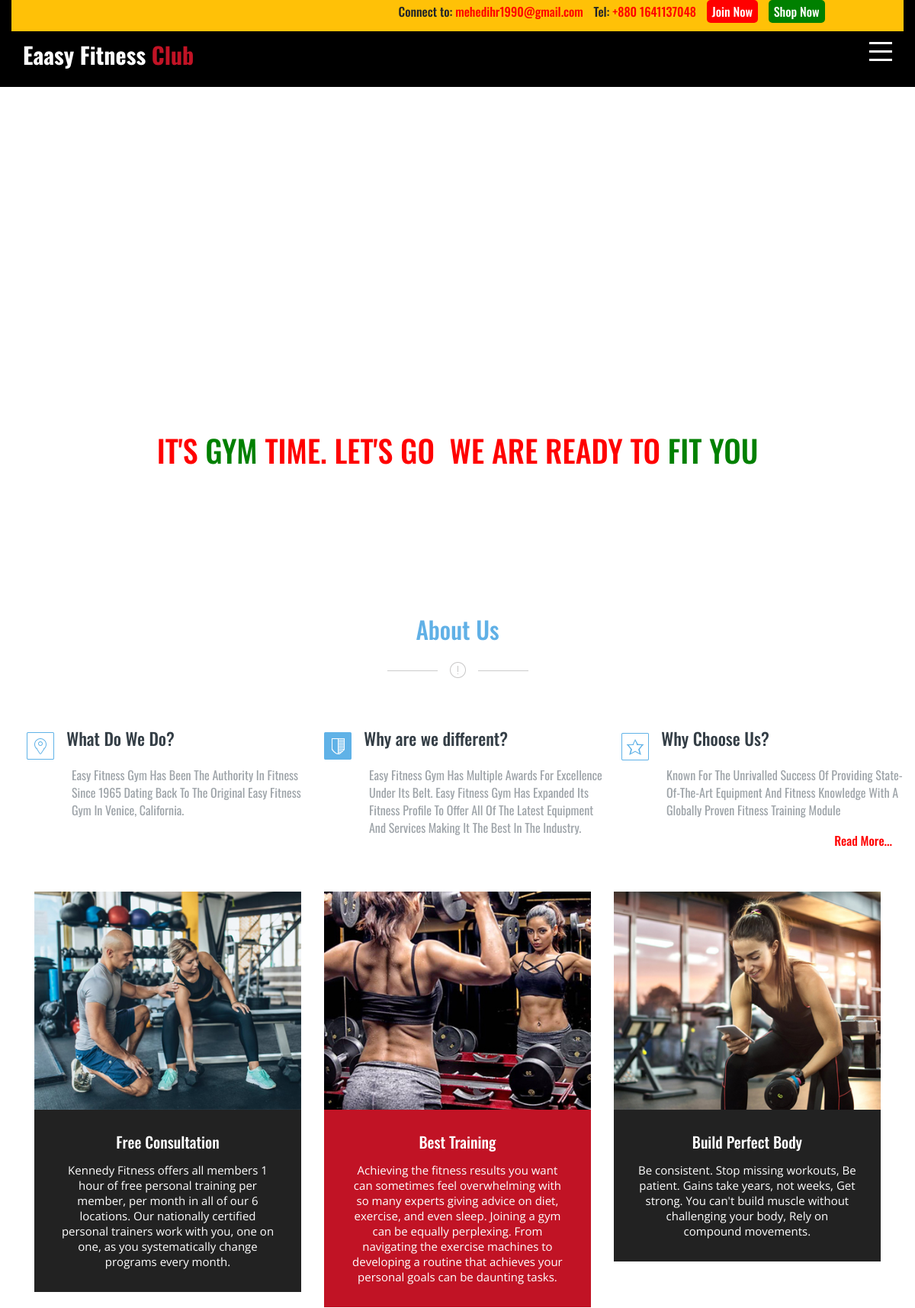
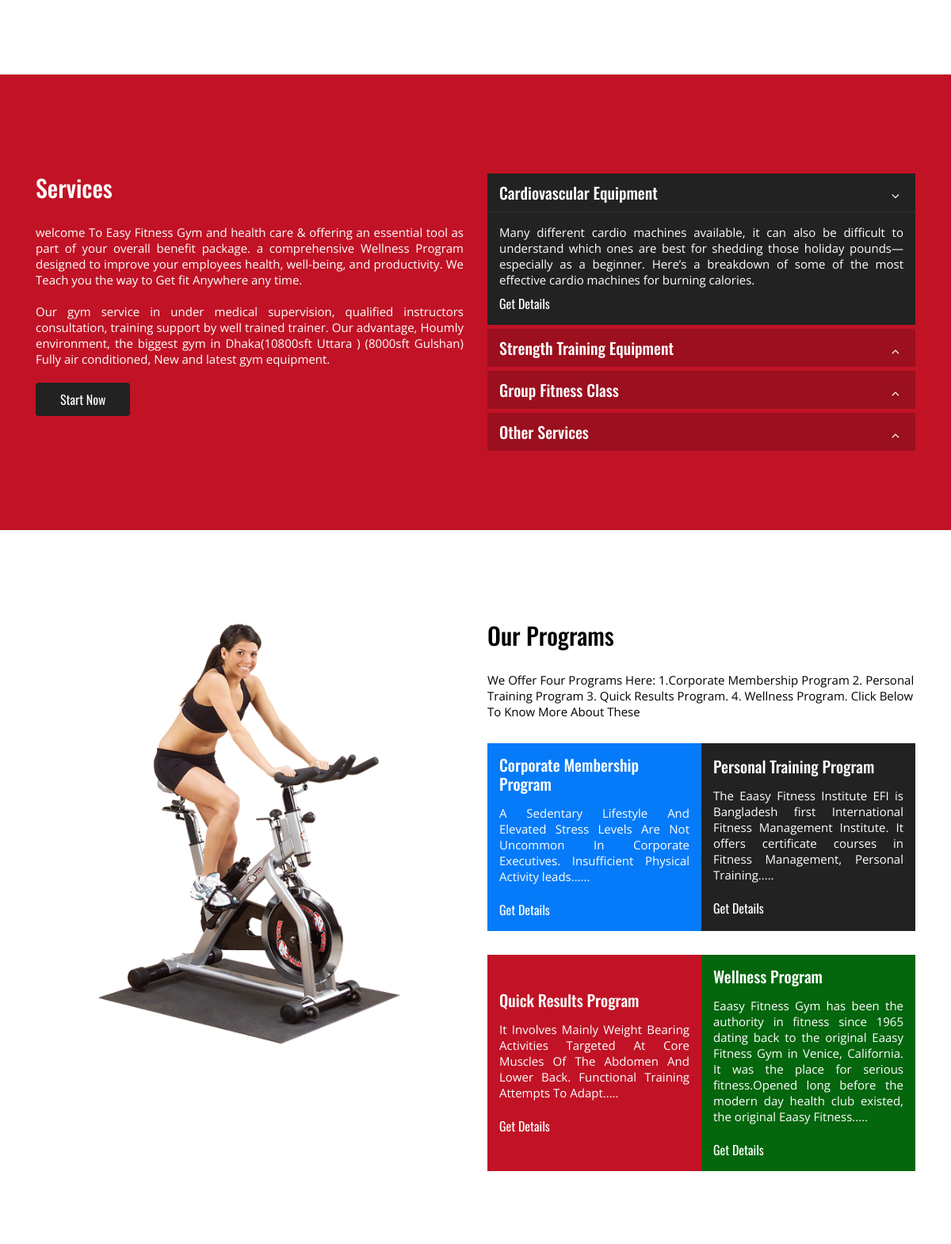
The page / (upper part) on the database its author committed (2 pictures, top to bottom).
### tables this page shows
CREATE TABLE `service` (
  `service_id` int(11) NOT NULL,
  `service_name` varchar(255) NOT NULL,
  `short_description` text NOT NULL,
  `equipment` varchar(255) NOT NULL,
  `image` varchar(200) NOT NULL
);

CREATE TABLE `program` (
  `program_id` int(11) NOT NULL,
  `program_name` varchar(200) NOT NULL,
  `short_description` text NOT NULL,
  `long_description` longtext NOT NULL,
  `image` varchar(150) NOT NULL
);

### index.php (the view, shortened to what this page needs)
<!DOCTYPE html>
<html>
<head>
  <link href="css/owl.carousel.css" rel='stylesheet' type='text/css'/>
  <link rel="stylesheet" href="css/bootstrap.min.css">
  <link rel="stylesheet" type="text/css" href="css/style.css">
<link href="css/animate.css" rel="stylesheet" type="text/css" media="all">
</head>
<body>
 <header class="fixed-top">
<section class="topnav bg-warning  mb-2">
  <div class="container-fluid">
    <div class="row">
      <div class="col-md-5">
      </div>
      <div class="col-md-7">
        <h6> Connect to: <a href="https://mail.google.com/mail/u/1/#inbox?compose=new"target="_blank">mehedihr1990@gmail.com</a></h6>
        <h6>Tel: <a href="tel:01641137048">+880 1641137048</a></h6>
        <h6> <a href="register.php" class="join">Join Now</a></h6>
        <h6> <a href="shop.php" class="shop">Shop Now</a></h6>
      </div>
    </div>
  </div>
</section>
   <div class="container">
    <div class="logo">
      <a href="">Eaasy Fitness <span>Club</span></a>
    </div>
    <a href="javascript:void(0)" class="ham-burger">
     <span></span>
     <span></span>
     <span></span>
   </a>
</div>
</header>
<section class="slider mt-5"id="home">
  <div id="carouselExampleCaptions" class="carousel slide" data-ride="carousel">
  <ol class="carousel-indicators">
    <li data-target="#carouselExampleCaptions" data-slide-to="0" class="active"></li>
    <li data-target="#carouselExampleCaptions" data-slide-to="1"></li>
    <li data-target="#carouselExampleCaptions" data-slide-to="2"></li>
    <li data-target="#carouselExampleCaptions" data-slide-to="3"></li>
    <li data-target="#carouselExampleCaptions" data-slide-to="4"></li>
    <li data-target="#carouselExampleCaptions" data-slide-to="5"></li>
  </ol>
  <div class="carousel-inner">
    <div class="carousel-item active">
      <img src="galary/20200811_003459.jpg" class="d-block w-100" alt="...">
      <div class="carousel-caption d-none d-md-block">
        <h1 class="wow slideInLeft" data-wow-delay="1s">It's <span>gym</span> time. Let's go</h1>
        <h1 class="wow slideInRight" data-wow-delay="2s">We are ready to <span>fit you</span></h1>
      </div>
    </div>
  </div>
  <a class="carousel-control-prev" href="#carouselExampleCaptions" role="button" data-slide="prev">
    <span class="carousel-control-prev-icon" aria-hidden="true"></span>
  </a>
  <a class="carousel-control-next" href="#carouselExampleCaptions" role="button" data-slide="next">
    <span class="carousel-control-next-icon" aria-hidden="true"></span>
  </a>
</div>
</section>
<section class="aboutus section" id="about">
    <div class="about-head text-center">
    <h3>About Us</h3>
    <span></span><img src="images/about-img.png" alt=""><span></span>
    </div>
     <div class="container">
      <div class="row">
     <div class="col-md-4 about-grids">
       <h4><span class="icon1"></span>What Do We Do?</h4>
       <p>Easy Fitness Gym Has Been The Authority In Fitness Since 1965 Dating Back To The Original Easy Fitness Gym In Venice, California.</p>
     </div>
     <div class="col-md-4 about-grids grid2">
       <h4><span class="icon2"></span>Why are we different?</h4>
       <p>Easy Fitness Gym Has Multiple Awards For Excellence Under Its Belt. Easy Fitness Gym Has Expanded Its Fitness Profile To Offer All Of The Latest Equipment And Services Making It The Best In The Industry.</p>
     </div>
     <div class="col-md-4 about-grids">
       <h4><span class="icon3"></span>Why Choose Us?</h4>
       <p>Known For The Unrivalled Success Of Providing State-Of-The-Art Equipment And Fitness Knowledge With A Globally Proven Fitness Training Module</p>
             <div align="right"><a href="aboutus.php" class="more">Read More...</a></div>
     </div>
</div>
   </div>
</section>
<section class="about">
 <div class="container">
  <div class="content">
    <div class="box wow bounceInUp">
      <div class="inner">
        <div class="img">
         <img src="images/about1.jpg" alt="about" />
       </div>
       <div class="text">
         <h4>Free Consultation</h4>
         <p>Kennedy Fitness offers all members 1 hour of free personal training per member, per month in all of our 6 locations. Our nationally certified personal trainers work with you, one on one, as you systematically change programs every month.</p>
       </div>
     </div>
   </div>
   <div class="box wow bounceInUp" data-wow-delay="0.2s">
    <div class="inner">
      <div class="img">
       <img src="images/about2.jpg" alt="about" />
     </div>
     <div class="text">
       <h4>Best Training</h4>
       <p>Achieving the fitness results you want can sometimes feel overwhelming with so many experts giving advice on diet, exercise, and even sleep. Joining a gym can be equally perplexing. From navigating the exercise machines to developing a routine that achieves your personal goals can be daunting tasks.</p>
     </div>
   </div>
 </div>
 <div class="box wow bounceInUp" data-wow-delay="0.4s">
  <div class="inner">
    <div class="img">
     <img src="images/about3.jpg" alt="about" />
   </div>
   <div class="text">
     <h4>Build Perfect Body</h4>
     <p>Be consistent. Stop missing workouts, Be patient. Gains take years, not weeks, Get strong. You can't build muscle without challenging your body, Rely on compound movements.</p>
   </div>
 </div>
</div>
</div>
</div>
</section>
<section class="service" id="service">
  <div class="container">
    <div class="content">
     <div class="text box wow slideInLeft">
      <h2>Services</h2>
      <p>welcome To Easy Fitness Gym and health care & offering an essential tool as part of your overall benefit package. a comprehensive Wellness Program designed to improve your employees health, well-being, and productivity. We Teach you the way to Get fit Anywhere any time.</p>
      <p> Our gym service in under medical supervision, qualified instructors consultation, training support by well trained trainer. Our advantage, Houmly environment, the biggest gym in Dhaka(10800sft Uttara ) (8000sft Gulshan) Fully air conditioned, New and latest gym equipment.</p>
      <a href="register.php" class="btn">Start Now</a>
    </div>
    <?php
include ('dbConnect.php');
  $sql="select * from service where service_name = 'Cardiovascular Equipment' limit 1";
    $result=mysqli_query($conn,$sql);
    while($data=mysqli_fetch_assoc($result)){
      ?>
    <div class="accordian box wow slideInRight">
      <div class="accordian-container active">
       <div class="head">
        <h4><?php echo $data['service_name'];?></h4>
        <span class="fa fa-angle-down"></span>
      </div>
      <div class="body">
        <p style="text-align: justify;"><?php echo $data['short_description'];?></p>
       <div class="get mt-2">
        <a href="equip-details.php?service_name=<?php echo $data['service_name'];?>">Get Details</a>
      </div>
      </div>
    </div>
  <?php }
 $sql ="select * from service where service_name = 'Strength Training Equipment' limit 1";
    $result=mysqli_query($conn,$sql);
    while($data=mysqli_fetch_assoc($result)){
  ?>
    <div class="accordian-container">
     <div class="head">
      <h4><?php echo $data['service_name'];?></h4>
      <span class="fa fa-angle-up"></span>
    </div>
  </div>
   <?php }
 $sql="select * from service where service_name = 'Group Fitness Class' limit 1";
    $result=mysqli_query($conn,$sql);
    while($data=mysqli_fetch_assoc($result)){
   ?>
  <div class="accordian-container">
   <div class="head">
    <h4><?php echo $data['service_name'];?></h4>
    <span class="fa fa-angle-up"></span>
  </div>
</div>
<?php }
 $sql="select * from service where service_name = 'Other Services' limit 1";
    $result=mysqli_query($conn,$sql);
    while($data=mysqli_fetch_assoc($result)){
   ?>
<div class="accordian-container">
 <div class="head">
  <h4><?php echo $data['service_name'];?></h4>
  <span class="fa fa-angle-up"></span>
</div>
</div>
<?php } ?>
</div>
</div>
</div>
</section>
<section class="classes" id="classes">
	<div class="container">
   <div class="content">
    <div class="box img wow slideInLeft">
      <img src="images/class2.png" alt="classes" />
    </div>
    <div class="box text wow slideInRight">
      <h2>Our Programs</h2>
      <p>We Offer Four Programs Here:
        1.Corporate Membership Program
        2. Personal Training Program
        3. Quick Results Program.
        4. Wellness Program.
      Click Below To Know More  About  These </p>
      <?php
include ('dbConnect.php');
  $sql="select * from program where program_name = 'Corporate Membership Program' limit 1";
    $result=mysqli_query($conn,$sql);
    while($data=mysqli_fetch_assoc($result)){
      ?>
      <div class="class-items">
        <div class="item wow bounceInUp">
         <div class="item-text one">
          <h4><?php echo $data['program_name']; ?></h4>
          <p style="text-align: justify;"><?php echo $data['short_description']; ?></p>
          <a href="program_details.php?id=<?php echo $data['program_id'];?>">Get Details</a>
        </div>
<?php }
$sql="select * from program where program_name = 'Personal Training Program' limit 1";
    $result=mysqli_query($conn,$sql);
    while($data=mysqli_fetch_assoc($result)){
      ?>
         <div class="item-text two">
          <h4><?php echo $data['program_name']; ?></h4>
          <p style="text-align: justify;"><?php echo $data['short_description']; ?></p>
          <a href="program_details.php?id=<?php echo $data['program_id'];?>">Get Details</a>
        </div>
<?php }
$sql="select * from program where program_name = 'Quick Results Program' limit 1";
    $result=mysqli_query($conn,$sql);
    while($data=mysqli_fetch_assoc($result)){
?>
      </div>
      <div class="item wow bounceInUp">
       <div class="item-text three">
        <h4><?php echo $data['program_name']; ?></h4>
        <p style="text-align: justify;"><?php echo $data['short_description']; ?></p>
        <a href="program_details.php?id=<?php echo $data['program_id'];?>">Get Details</a>
      </div>
    <?php }
$sql="select * from program where program_name = 'Wellness Program' limit 1";
    $result=mysqli_query($conn,$sql);
    while($data=mysqli_fetch_assoc($result)){
    ?>
      <div class="item-text four">
          <h4><?php echo $data['program_name']; ?></h4>
          <p style="text-align: justify;"><?php echo $data['short_description']; ?></p>
          <a href="program_details.php?id=<?php echo $data['program_id'];?>">Get Details</a>
        </div>
      <?php } ?>
   </div>
 </div>
</div>
</div>
</div>
</section>
</body>
</html>

### index.php (style rules this page uses)
.wow:first-child { visibility: hidden; }

### rows shown on the page
service: service_name "Cardiovascular Equipment", short_description "Many different cardio machines available, it can also be difficult to understand which ones are best for shedding those holiday pounds— especially as a beginner. Here’s a breakdown of some of the most effective cardio machines for burning calories."
service: service_name "Strength Training Equipment"
service: service_name "Group Fitness Class"
service: service_name "Other Services"
program: program_name "Corporate Membership Program", short_description "A Sedentary Lifestyle And Elevated Stress Levels Are Not Uncommon In Corporate Executives. Insufficient Physical Activity leads......"
program: program_name "Personal Training Program", short_description "The Eaasy Fitness Institute EFI is Bangladesh first International Fitness Management Institute. It offers certificate courses in Fitness Management, Personal Training....."
program: program_name "Quick Results Program", short_description "It Involves Mainly Weight Bearing Activities Targeted At Core Muscles Of The Abdomen And Lower Back. Functional Training Attempts To Adapt....."
program: program_name "Wellness Program", short_description "Eaasy Fitness Gym has been the authority in fitness since 1965 dating back to the original Eaasy Fitness Gym in Venice, California. It was the place for serious fitness.Opened long before the modern day health club existed, the original Eaasy Fitness....."
